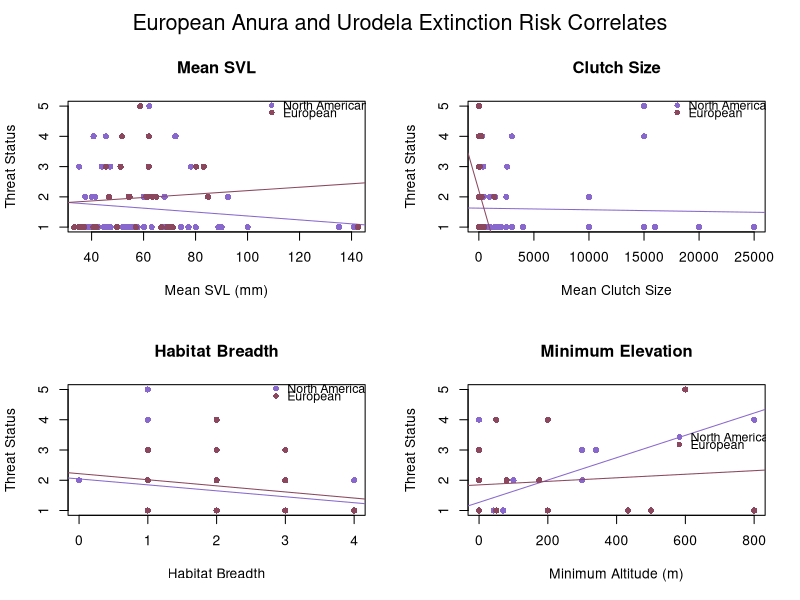
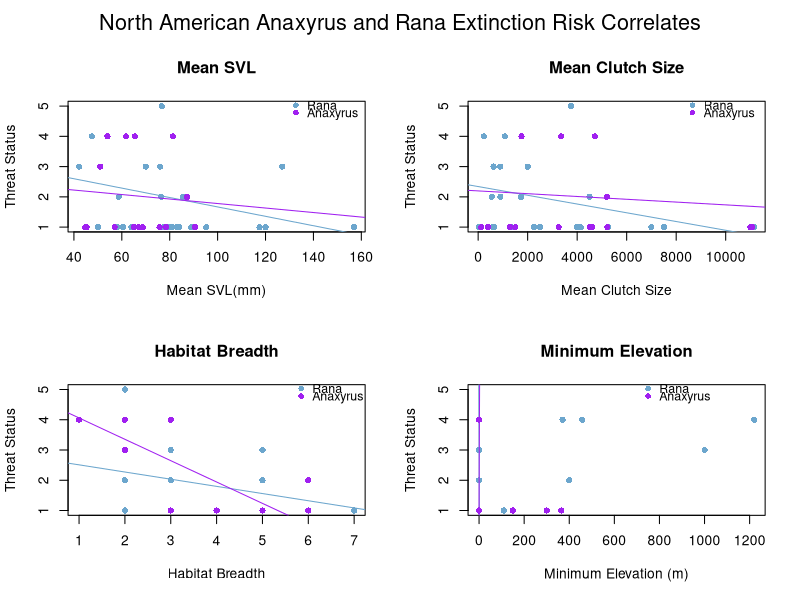
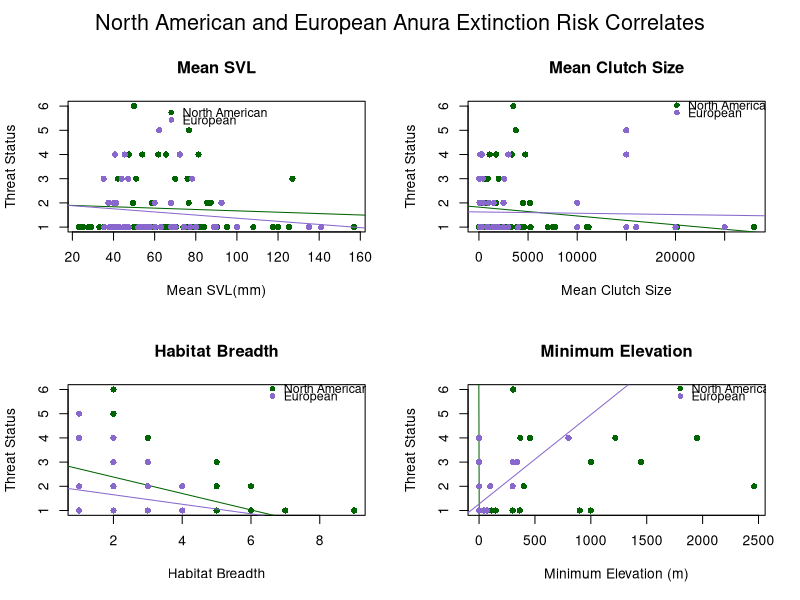

R code for these plots, in order: (Note: this script raises an error after producing the figures.)
# ENEC 395 Undergraduate Research 
# Alicia Wood
# 3/20/17
# Correlates of Extinction Risk in European and North American Amphibians



### Setting my working directory to the folder where all of my data and code are stored

setwd('~/Desktop/Extinction-Risk')

library(dplyr)
library(tidyr)



### Reading in raw data files

NAfrogs = read.table("NorthAmericanFrogs.txt", header=T, sep = '\t', quote = "\"")
NApaired = read.table("NorthAmericanFrogsPaired.txt", header=T, sep='\t', quote = "\"")
EuroAmphib = read.table("EuropeanAmphibians.txt", header=T, sep = '\t', quote = "\"", 
                        na.strings = "DD")
Taxonomy = read.table("Taxonomy.txt", header=T, sep = '\t', quote = "\"")



### Simplifying and preparing data for analysis

#Creating Habitat Breadth columns in both datasets
EuroAmphib$Forest <- apply(EuroAmphib[,c(123:131)], 1, sum)
EuroAmphib$Forest[EuroAmphib$Forest > 0] <- 1
EuroAmphib$Savanna <- apply(EuroAmphib[,c(132:133)], 1, sum)
EuroAmphib$Savanna[EuroAmphib$Savanna > 0] <- 1
EuroAmphib$Shrubland <- apply(EuroAmphib[,c(134:141)], 1, sum)
EuroAmphib$Shrubland[EuroAmphib$Shrubland > 0] <- 1
EuroAmphib$Grassland <- apply(EuroAmphib[,c(142:148)], 1, sum)
EuroAmphib$Grassland[EuroAmphib$Grassland > 0] <- 1
EuroAmphib$Wetlands <- apply(EuroAmphib[,c(149:164)], 1, sum)
EuroAmphib$Wetlands[EuroAmphib$Wetlands > 0] <- 1
EuroAmphib$RockyAreas[EuroAmphib$Habitat_RockyAreas_inland_cliffs_moutain_peaks == 1] <- 1
EuroAmphib$RockyAreas[EuroAmphib$Habitat_RockyAreas_inland_cliffs_moutain_peaks == 0] <- 0
EuroAmphib$Caves <- apply(EuroAmphib[,c(166:167)], 1, sum)
EuroAmphib$Caves[EuroAmphib$Caves > 0] <- 1
EuroAmphib$Deserts <- apply(EuroAmphib[,c(168:170)], 1, sum)
EuroAmphib$Deserts[EuroAmphib$Deserts > 0] <- 1
EuroAmphib$ArtificialTerrestrial <- apply(EuroAmphib[,c(171:176)], 1, sum)
EuroAmphib$ArtificialTerrestrial[EuroAmphib$ArtificialTerrestrial > 0] <- 1
EuroAmphib$Other[EuroAmphib$Habitat_Other_dunes == 1] <- 1
EuroAmphib$Other[EuroAmphib$Habitat_Other_dunes == 0] <- 0
EuroAmphib$HabitatBreadth <- apply(EuroAmphib[,c(255:264)], 1, sum)
NAfrogs$HabitatBreadth <- apply(NAfrogs[,c(22:33)], 1, sum)

#Condensing mean max and min Clutch Size into 1 mean Clutch Size column for NA dataset
NAfrogs$ClutchSize <- ifelse(is.na(NAfrogs$MeanClutchSize), ifelse(is.na(NAfrogs$MaxClutchSize), 
                      ifelse(is.na(NAfrogs$MinClutchSize), NA, NAfrogs$MinClutchSize),
                      ifelse(is.na(NAfrogs$MinClutchSize), NAfrogs$MaxClutchSize, 
                      rowMeans(NAfrogs[,c("MinClutchSize", "MaxClutchSize")]))), 
                      NAfrogs$MeanClutchSize)

#Simplifying NAfrogs SVL data into 1 Mean SVL column
NAfrogs$SVLunspecified <- ifelse(is.na(NAfrogs$MeanSVL_Unspecified_mm), 
                                 ifelse(is.na(NAfrogs$MaxSVL_Unspecified_mm),
                                        ifelse(is.na(NAfrogs$MinSVL_Unspecified_mm), NA, 
                                               NAfrogs$MinSVL_Unspecified_mm), 
                                        ifelse(is.na(NAfrogs$MinSVL_Unspecified_mm), 
                                               NAfrogs$MaxSVL_Unspecified_mm, 
                                               rowMeans(NAfrogs[,c("MinSVL_Unspecified_mm", 
                                                                   "MaxSVL_Unspecified_mm")]))), 
                                 NAfrogs$MeanSVL_Unspecified_mm)
NAfrogs$SVLfemale <- ifelse(is.na(NAfrogs$MeanSVL_Female_mm), 
                            ifelse(is.na(NAfrogs$MaxSVL_Female_mm), 
                                   ifelse(is.na(NAfrogs$MinSVL_Female_mm), NA, 
                                          NAfrogs$MinSVL_Female_mm), 
                                   ifelse(is.na(NAfrogs$MinSVL_Female_mm), 
                                          NAfrogs$MaxSVL_Female_mm, 
                                          rowMeans(NAfrogs[,c("MinSVL_Female_mm", 
                                                              "MaxSVL_Female_mm")]))), 
                            NAfrogs$MeanSVL_Female_mm)
NAfrogs$SVLmale <- ifelse(is.na(NAfrogs$MeanSVL_Male_mm), 
                          ifelse(is.na(NAfrogs$MaxSVL_Male_mm), 
                                 ifelse(is.na(NAfrogs$MinSVL_Male_mm), NA, 
                                        NAfrogs$MinSVL_Male_mm), 
                                 ifelse(is.na(NAfrogs$MinSVL_Male_mm), NAfrogs$MaxSVL_Male_mm, 
                                        rowMeans(NAfrogs[,c("MinSVL_Male_mm", 
                                                            "MaxSVL_Male_mm")]))), 
                          NAfrogs$MeanSVL_Male_mm)
NAfrogs$SVLMFmean <- rowMeans(NAfrogs[,c("SVLfemale", "SVLmale")])
NAfrogs$SVL <- ifelse(!is.na(NAfrogs$SVLunspecified) & !is.na(NAfrogs$SVLfemale) & 
                        !is.na(NAfrogs$SVLmale), rowMeans(NAfrogs[,c("SVLunspecified", 
                                                                     "SVLMFmean")]), 
                      ifelse(is.na(NAfrogs$SVLunspecified), 
                             ifelse(is.na(NAfrogs$SVLfemale), 
                                    ifelse(is.na(NAfrogs$SVLmale), NA, NAfrogs$SVLmale), 
                                    ifelse(is.na(NAfrogs$SVLmale), NAfrogs$SVLfemale, 
                                           NAfrogs$SVLMFmean)), NAfrogs$SVLunspecified))



### Organizing Threat Data

# Creating Continuous Threat Status Values in European Dataset
EuroAmphib$threat[EuroAmphib$IUCN_Status_LeastConcern == 1] <- 1
EuroAmphib$threat[EuroAmphib$IUCN_Status_NearThreatened == 1] <- 2
EuroAmphib$threat[EuroAmphib$IUCN_Status_Vulnerable == 1] <- 3
EuroAmphib$threat[EuroAmphib$IUCN_Status_Endangered == 1] <- 4
EuroAmphib$threat[EuroAmphib$IUCN_Status_CriticallyEndangered == 1] <- 5
# Creating Threat status ordinal values
threat = data.frame(IUCN_Threat_Status = c('LC', 'NT', 'VU', 'EN', 'CR', 'EW'),
                    threat = 1:6)



### Joining in taxonomy and threat datasets

NAfrogs <- merge(NAfrogs, Taxonomy, by = "SpeciesName") %>% left_join(threat)
EuroAmphib <- merge(EuroAmphib, Taxonomy, by = "SpeciesName")



### Dividing European dataset into Anura and Urodela order datasets

Efrogs <- EuroAmphib[EuroAmphib$Order == 'Anura',]
Esalamanders <- EuroAmphib[EuroAmphib$Order == 'Urodela',]



##### Plots and Linear Models



## North American and European Anura Comparison
pdf('plots/NA_Eur_anura.pdf', height = 8, width = 10)
par(mfrow=c(2,2), oma = c(0,0,2,0))
# SVL
plot(NAfrogs$SVL, NAfrogs$threat, xlab = "Mean SVL(mm)", ylab = "Threat Status", 
     main = "Mean SVL", col = "darkgreen", pch = 16)
lm_svl_na = lm(NAfrogs$threat ~ NAfrogs$SVL)
abline(lm_svl_na, col = "darkgreen")
summary(lm_svl_na)
points(Efrogs$SVL_Unspecified_mm, Efrogs$threat, xlab = "Mean SVL (mm)", ylab = "Threat Status", 
       col = "mediumpurple3", pch = 16)
lm_svl_e = lm(Efrogs$threat ~ Efrogs$SVL_Unspecified_mm)
abline(lm_svl_e, col = "mediumpurple3")
summary(lm_svl_e)
legend("top", c("North American", "European"), pch = 16, 
       col = c("darkgreen", "mediumpurple3"), cex = 0.9, bty = "n", y.intersp = 0.5)
# Clutch Size
plot(NAfrogs$ClutchSize, NAfrogs$threat, xlab = "Mean Clutch Size", ylab = "Threat Status", 
     main = "Mean Clutch Size", col = "darkgreen", pch = 16)
lm_cs_na = lm(NAfrogs$threat ~ NAfrogs$ClutchSize)
abline(lm_cs_na, col = "darkgreen")
summary(lm_cs_na)
points(Efrogs$Number_of_eggs_or_offspring, Efrogs$threat, xlab = "Mean Clutch Size", 
       ylab = "Threat Status", col = "mediumpurple3", pch = 16)
lm_cs_e = lm(Efrogs$threat ~ Efrogs$Number_of_eggs_or_offspring)
abline(lm_cs_e, col = "mediumpurple3")
summary(lm_cs_e)
legend(19000,6.5, c("North American", "European"), pch = 16, 
       col = c("darkgreen", "mediumpurple3"), cex = 0.9, bty = "n", y.intersp = 0.5)
# Habitat Breadth
plot(NAfrogs$HabitatBreadth, NAfrogs$threat, xlab = "Habitat Breadth", ylab = "Threat Status", 
     main = "Habitat Breadth", col = "darkgreen", pch = 16)
lm_hb_na = lm(NAfrogs$threat ~ NAfrogs$HabitatBreadth)
abline(lm_hb_na, col = "darkgreen")
summary(lm_hb_na)
points(Efrogs$HabitatBreadth, Efrogs$threat, xlab = "Habitat Breadth", ylab = "Threat Status", 
       col = "mediumpurple3", pch = 16)
lm_hb_e = lm(Efrogs$threat ~ Efrogs$HabitatBreadth)
abline(lm_hb_e, col = "mediumpurple3")
summary(lm_hb_e)
legend(6.3,6.5, c("North American", "European"), pch = 16, 
       col = c("darkgreen", "mediumpurple3"), cex = 0.9, bty = "n", y.intersp = 0.5)
# Minimum Elevation
plot(NAfrogs$MinElevation_m, NAfrogs$threat, xlab = "Minimum Elevation (m)", 
     ylab = "Threat Status", main = "Minimum Elevation", 
     col = "darkgreen", pch = 16)
lm_me_na = lm(NAfrogs$threat ~ NAfrogs$MinElevation_m)
abline(lm_me_na, col = "darkgreen")
summary(lm_me_na)
points(Efrogs$Altitude_min, Efrogs$threat, xlab = "Minimum Altitude (m)", ylab = "Threat Status", 
       col = "mediumpurple3", pch = 16)
lm_me_e = lm(Efrogs$threat ~ Efrogs$Altitude_min)
abline(lm_me_e, col = "mediumpurple3")
summary(lm_me_e)
legend(1700,6.5, c("North American", "European"), pch = 16, 
       col = c("darkgreen", "mediumpurple3"), cex = 0.9, bty = "n", y.intersp = 0.5)
mtext("North American and European Anura Extinction Risk Correlates", outer = TRUE, cex = 1.3)
dev.off()


# Multi-Variable Linear Model North American Frogs
Multi_lm_na = lm(NAfrogs$threat ~ NAfrogs$SVL + NAfrogs$ClutchSize + NAfrogs$HabitatBreadth + 
                   NAfrogs$MinElevation_m)
summary(Multi_lm_na)
# Multi-Variable Linear Model European Frogs
Multi_lm_e = lm(Efrogs$threat ~ Efrogs$SVL_Unspecified_mm + Efrogs$Number_of_eggs_or_offspring + 
                  Efrogs$HabitatBreadth + Efrogs$Altitude_min)
summary(Multi_lm_e)

## European Anura and Urodela Comparison
par(mfrow=c(2,2), oma = c(0,0,2,0))
# SVL
plot(Efrogs$SVL_Unspecified_mm, Efrogs$threat, xlab = "Mean SVL (mm)", ylab = "Threat Status", 
     col = "mediumpurple3", main = "Mean SVL", pch = 16)
lm_svl_f = lm(Efrogs$threat ~ Efrogs$SVL_Unspecified_mm)
abline(lm_svl_f, col = "mediumpurple3")
summary(lm_svl_f)
points(Esalamanders$SVL_Unspecified_mm, Esalamanders$threat, xlab = "Mean SVL (mm)", 
       ylab = "Threat Status", col = "palevioletred4", pch = 16)
lm_svl_s = lm(Esalamanders$threat ~ Esalamanders$SVL_Unspecified_mm)
abline(lm_svl_s, col = "palevioletred4")
summary(lm_svl_s)
legend(105,5.4, c("North American", "European"), pch = 16, 
       col = c("mediumpurple3", "palevioletred4"), cex = 0.9, bty = "n", y.intersp = 0.5)
# Clutch Size
plot(Efrogs$Number_of_eggs_or_offspring, Efrogs$threat, xlab = "Mean Clutch Size", 
     ylab = "Threat Status", col = "mediumpurple3", 
     main = "Clutch Size", pch = 16)
lm_cs_f = lm(Efrogs$threat ~ Efrogs$Number_of_eggs_or_offspring)
abline(lm_cs_f, col = "mediumpurple3")
summary(lm_cs_f)
points(Esalamanders$Number_of_eggs_or_offspring, Esalamanders$threat, xlab = "Mean Clutch Size", 
       ylab = "Threat Status", col = "palevioletred4", pch = 16)
lm_cs_s = lm(Esalamanders$threat ~ Esalamanders$Number_of_eggs_or_offspring)
abline(lm_cs_s, col = "palevioletred4")
summary(lm_cs_s)
legend(17000,5.4, c("North American", "European"), pch = 16, 
       col = c("mediumpurple3", "palevioletred4"), cex = 0.9, bty = "n", y.intersp = 0.5)
# Habitat Breadth
plot(Efrogs$HabitatBreadth, Efrogs$threat, xlab = "Habitat Breadth", 
     ylab = "Threat Status", col = "mediumpurple3", 
     main = "Habitat Breadth", pch = 16)
lm_hb_f = lm(Efrogs$threat ~ Efrogs$HabitatBreadth)
abline(lm_hb_f, col = "mediumpurple3")
summary(lm_hb_f)
points(Esalamanders$HabitatBreadth, Esalamanders$threat, xlab = "Habitat Breadth", 
       ylab = "Threat Status", col = "palevioletred4", pch = 16)
lm_hb_s = lm(Esalamanders$threat ~ Esalamanders$HabitatBreadth)
abline(lm_hb_s, col = "palevioletred4")
summary(lm_hb_s)
legend(2.7,5.4, c("North American", "European"), pch = 16, 
       col = c("mediumpurple3", "palevioletred4"), cex = 0.9, bty = "n", y.intersp = 0.5)
# Minimum Elevation
plot(Efrogs$Altitude_min, Efrogs$threat, xlab = "Minimum Altitude (m)", 
     ylab = "Threat Status", col = "mediumpurple3", 
     main = "Minimum Elevation", pch = 16)
lm_me_f = lm(Efrogs$threat ~ Efrogs$Altitude_min)
abline(lm_me_f, col = "mediumpurple3")
summary(lm_me_f)
points(Esalamanders$Altitude_min, Esalamanders$threat, xlab = "Minimum Altitude (m)", 
       ylab = "Threat Status", col = "palevioletred4", pch = 16)
lm_me_s = lm(Esalamanders$threat ~ Esalamanders$Altitude_min)
abline(lm_me_s, col = "palevioletred4")
summary(lm_me_s)
legend(550,3.8, c("North American", "European"), pch = 16, 
       col = c("mediumpurple3", "palevioletred4"), cex = 0.9, bty = "n", y.intersp = 0.5)
mtext("European Anura and Urodela Extinction Risk Correlates", outer = TRUE, cex = 1.3)

# Multi-Variable Linear Model European Frogs
Multi_lm_e = lm(Efrogs$threat ~ Efrogs$SVL_Unspecified_mm + 
                  Efrogs$Number_of_eggs_or_offspring + 
                  Efrogs$HabitatBreadth + Efrogs$Altitude_min)
summary(Multi_lm_e)
# Multi-Variable Linear Model European Frogs
Multi_lm_s = lm(Esalamanders$threat ~ Esalamanders$SVL_Unspecified_mm + 
                  Esalamanders$Number_of_eggs_or_offspring + Esalamanders$HabitatBreadth + 
                  Esalamanders$Altitude_min)
summary(Multi_lm_s)

## North American Anaxyrus and Rana Analyses
Rana = NAfrogs[NAfrogs$Genus == 'Rana',]
Anaxyrus = NAfrogs[NAfrogs$Genus == 'Anaxyrus',]
par(mfrow=c(2,2), oma = c(0,0,2,0))
# SVL
plot(Rana$SVL, Rana$threat, xlab = "Mean SVL(mm)", ylab = "Threat Status", 
     main = "Mean SVL", col = "skyblue3", pch = 16)
lm_svl_r = lm(Rana$threat ~ Rana$SVL)
abline(lm_svl_r, col = "skyblue3")
summary(lm_svl_r)
points(Anaxyrus$SVL, Anaxyrus$threat, xlab = "Mean SVL(mm)", ylab = "Threat Status", 
       col = "purple", pch = 16)
lm_svl_a = lm(Anaxyrus$threat ~ Anaxyrus$SVL)
abline(lm_svl_a, col = "purple")
summary(lm_svl_a)
legend(128,5.4, c("Rana", "Anaxyrus"), pch = 16, 
       col = c("skyblue3", "purple"), cex = 0.9, bty = "n", y.intersp = 0.5)
# Clutch Size
plot(Rana$ClutchSize, Rana$threat, xlab = "Mean Clutch Size", ylab = "Threat Status", 
     main = "Mean Clutch Size", 
     col = "skyblue3", pch = 16)
lm_cs_r = lm(Rana$threat ~ Rana$ClutchSize)
abline(lm_cs_r, col = "skyblue3")
summary(lm_cs_r)
points(Anaxyrus$ClutchSize, Anaxyrus$threat, xlab = "Mean Clutch Size", ylab = "Threat Status", 
       col = "purple", pch = 16)
lm_cs_a = lm(Anaxyrus$threat ~ Anaxyrus$ClutchSize)
abline(lm_cs_a, col = "purple")
summary(lm_cs_a)
legend(8200,5.4, c("Rana", "Anaxyrus"), pch = 16, 
       col = c("skyblue3", "purple"), cex = 0.9, bty = "n", y.intersp = 0.5)
# Habitat Breadth
plot(Rana$HabitatBreadth, Rana$threat, xlab = "Habitat Breadth", ylab = "Threat Status", 
     main = "Habitat Breadth", 
     col = "skyblue3", pch = 16)
lm_hb_r = lm(Rana$threat ~ Rana$HabitatBreadth)
abline(lm_hb_r, col = "skyblue3")
summary(lm_hb_r)
points(Anaxyrus$HabitatBreadth, Anaxyrus$threat, xlab = "Habitat Breadth", 
       ylab = "Threat Status", col = "purple", pch = 16)
lm_hb_a = lm(Anaxyrus$threat ~ Anaxyrus$HabitatBreadth)
abline(lm_hb_a, col = "purple")
summary(lm_hb_a)
legend(5.6,5.4, c("Rana", "Anaxyrus"), pch = 16, 
       col = c("skyblue3", "purple"), cex = 0.9, bty = "n", y.intersp = 0.5)
# Minimum Elevation
plot(Rana$MinElevation_m, Rana$threat, xlab = "Minimum Elevation (m)", ylab = "Threat Status", 
     main = "Minimum Elevation", 
     col = "skyblue3", pch = 16)
lm_me_r = lm(Rana$threat ~ Rana$MinElevation_m)
abline(lm_me_r, col = "skyblue3")
summary(lm_me_r)
points(Anaxyrus$MinElevation_m, Anaxyrus$threat, xlab = "Minimum Elevation (m)", 
       ylab = "Threat Status", col = "purple", pch = 16)
lm_me_a = lm(Anaxyrus$threat ~ Anaxyrus$MinElevation_m)
abline(lm_me_a, col = "purple")
summary(lm_me_a)
legend(700,5.4, c("Rana", "Anaxyrus"), pch = 16, 
       col = c("skyblue3", "purple"), cex = 0.9, bty = "n", y.intersp = 0.5)
mtext("North American Anaxyrus and Rana Extinction Risk Correlates", outer = TRUE, cex = 1.3)

# Multi-Variable Linear Model North American Rana
Multi_lm_r = lm(Rana$threat ~ Rana$SVL + Rana$ClutchSize + Rana$HabitatBreadth + 
                  Rana$MinElevation_m)
summary(Multi_lm_r)
# Multi-Variable Linear Model North American Anaxyrus
Multi_lm_a = lm(Anaxyrus$threat ~ Anaxyrus$SVL + Anaxyrus$ClutchSize + 
                  Anaxyrus$HabitatBreadth + Anaxyrus$MinElevation_m)
summary(Multi_lm_a)



#### Paired Analysis

#preparing the paired dataset
NApaired$HabitatBreadth1 <- apply(NApaired[,c(24:35)], 1, sum)
NApaired$HabitatBreadth2 <- apply(NApaired[,c(63:74)], 1, sum)

NApaired$ClutchSize1 <- ifelse(is.na(NApaired$MeanClutchSize1), 
                               ifelse(is.na(NApaired$MaxClutchSize1), 
                                      ifelse(is.na(NApaired$MinClutchSize1), NA, 
                                             NApaired$MinClutchSize1), 
                                      ifelse(is.na(NApaired$MinClutchSize1), 
                                             NApaired$MaxClutchSize1, 
                                             rowMeans(NApaired[,c("MinClutchSize1", 
                                                                  "MaxClutchSize1")]))), 
                               NApaired$MeanClutchSize1)
NApaired$ClutchSize2 <- ifelse(is.na(NApaired$MeanClutchSize2), 
                               ifelse(is.na(NApaired$MaxClutchSize2), 
                                      ifelse(is.na(NApaired$MinClutchSize2), NA, 
                                             NApaired$MinClutchSize2), 
                                      ifelse(is.na(NApaired$MinClutchSize2), 
                                             NApaired$MaxClutchSize2, 
                                             rowMeans(NApaired[,c("MinClutchSize2", 
                                                                  "MaxClutchSize2")]))), 
                               NApaired$MeanClutchSize2)

NApaired$SVLunspecified1 <- ifelse(is.na(NApaired$MeanSVL_Unspecified_mm1), 
                                   ifelse(is.na(NApaired$MaxSVL_Unspecified_mm1), 
                                          ifelse(is.na(NApaired$MinSVL_Unspecified_mm1), NA, 
                                                 NApaired$MinSVL_Unspecified_mm1), 
                                          ifelse(is.na(NApaired$MinSVL_Unspecified_mm1), 
                                                 NApaired$MaxSVL_Unspecified_mm1, 
                                                 rowMeans(NApaired[,c("MinSVL_Unspecified_mm1", 
                                                                      "MaxSVL_Unspecified_mm1")]))), 
                                   NApaired$MeanSVL_Unspecified_mm1)
NApaired$SVLfemale1 <- ifelse(is.na(NApaired$MeanSVL_Female_mm1), 
                              ifelse(is.na(NApaired$MaxSVL_Female_mm1), 
                                     ifelse(is.na(NApaired$MinSVL_Female_mm1), NA, 
                                            NApaired$MinSVL_Female_mm1), 
                                     ifelse(is.na(NApaired$MinSVL_Female_mm1), 
                                            NApaired$MaxSVL_Female_mm1, 
                                            rowMeans(NApaired[,c("MinSVL_Female_mm1", 
                                                                 "MaxSVL_Female_mm1")]))), 
                              NApaired$MeanSVL_Female_mm1)
NApaired$SVLmale1 <- ifelse(is.na(NApaired$MeanSVL_Male_mm1), 
                            ifelse(is.na(NApaired$MaxSVL_Male_mm1), 
                                   ifelse(is.na(NApaired$MinSVL_Male_mm1), NA, 
                                          NApaired$MinSVL_Male_mm1), 
                                   ifelse(is.na(NApaired$MinSVL_Male_mm1), 
                                          NApaired$MaxSVL_Male_mm1, 
                                          rowMeans(NApaired[,c("MinSVL_Male_mm1", 
                                                               "MaxSVL_Male_mm1")]))), 
                            NApaired$MeanSVL_Male_mm1)
NApaired$SVLMFmean1 <- rowMeans(NApaired[,c("SVLfemale1", "SVLmale1")])
NApaired$SVL1 <- ifelse(!is.na(NApaired$SVLunspecified1) & !is.na(NApaired$SVLfemale1) & 
                          !is.na(NApaired$SVLmale1),
                        rowMeans(NApaired[,c("SVLunspecified1", "SVLMFmean1")]), 
                        ifelse(is.na(NApaired$SVLunspecified1), 
                               ifelse(is.na(NApaired$SVLfemale1), 
                                      ifelse(is.na(NApaired$SVLmale1), NA, 
                                             NApaired$SVLmale1), 
                                      ifelse(is.na(NApaired$SVLmale1), 
                                             NApaired$SVLfemale1, NApaired$SVLMFmean1)), 
                               NApaired$SVLunspecified1))
NApaired$SVLunspecified2 <- ifelse(is.na(NApaired$MeanSVL_Unspecified_mm2), 
                                   ifelse(is.na(NApaired$MaxSVL_Unspecified_mm2), 
                                          ifelse(is.na(NApaired$MinSVL_Unspecified_mm2), NA, 
                                                 NApaired$MinSVL_Unspecified_mm2), 
                                          ifelse(is.na(NApaired$MinSVL_Unspecified_mm2), 
                                                 NApaired$MaxSVL_Unspecified_mm2, 
                                                 rowMeans(NApaired[,c("MinSVL_Unspecified_mm2", 
                                                                      "MaxSVL_Unspecified_mm2")]))), 
                                   NApaired$MeanSVL_Unspecified_mm2)
NApaired$SVLfemale2 <- ifelse(is.na(NApaired$MeanSVL_Female_mm2), 
                              ifelse(is.na(NApaired$MaxSVL_Female_mm2), 
                                     ifelse(is.na(NApaired$MinSVL_Female_mm2), NA, 
                                            NApaired$MinSVL_Female_mm2), 
                                     ifelse(is.na(NApaired$MinSVL_Female_mm2), 
                                            NApaired$MaxSVL_Female_mm2, 
                                            rowMeans(NApaired[,c("MinSVL_Female_mm2", 
                                                                 "MaxSVL_Female_mm2")]))), 
                              NApaired$MeanSVL_Female_mm2)
NApaired$SVLmale2 <- ifelse(is.na(NApaired$MeanSVL_Male_mm2), 
                            ifelse(is.na(NApaired$MaxSVL_Male_mm2), 
                                   ifelse(is.na(NApaired$MinSVL_Male_mm2), NA, 
                                          NApaired$MinSVL_Male_mm2), 
                                   ifelse(is.na(NApaired$MinSVL_Male_mm2), 
                                          NApaired$MaxSVL_Male_mm2, 
                                          rowMeans(NApaired[,c("MinSVL_Male_mm2", 
                                                               "MaxSVL_Male_mm2")]))), 
                            NApaired$MeanSVL_Male_mm2)
NApaired$SVLMFmean2 <- rowMeans(NApaired[,c("SVLfemale2", "SVLmale2")])
NApaired$SVL2 <- ifelse(!is.na(NApaired$SVLunspecified2) & !is.na(NApaired$SVLfemale2) & 
                          !is.na(NApaired$SVLmale2), 
                        rowMeans(NApaired[,c("SVLunspecified2", "SVLMFmean2")]), 
                        ifelse(is.na(NApaired$SVLunspecified2), 
                               ifelse(is.na(NApaired$SVLfemale2), 
                                      ifelse(is.na(NApaired$SVLmale2), NA, 
                                             NApaired$SVLmale2), 
                                      ifelse(is.na(NApaired$SVLmale2), NApaired$SVLfemale2, 
                                             NApaired$SVLMFmean2)), NApaired$SVLunspecified2))

## Wilcoxon Tests
wilcox.test(NApaired$SVL1, NApaired$SVL2, paired = TRUE)
wilcox.test(NApaired$ClutchSize1, NApaired$ClutchSize2, paired = TRUE)
wilcox.test(NApaired$HabitatBreadth1, NApaired$HabitatBreadth2, paired = TRUE)
wilcox.test(NApaired$MinElevation_m1, NApaired$MinElevation_m2, paired = TRUE)

boxplot(NApaired$SVL2-NApaired$SVL1)
NApaired$SVLdiff = NApaired$SVL2-NApaired$SVL1
NApaired$SVLdiff = NApaired$ClutchSize2-NApaired$ClutchSize1
NApaired$SVLdiff = NApaired$SVL2-NApaired$SVL1
NApaired$CSdiff = NApaired$ClutchSize2-NApaired$ClutchSize1
boxplot(NApaired[, c('SVLdiff', 'CSdiff')])
wilcox.test(NApaired$ClutchSize1, NApaired$ClutchSize2, paired = TRUE)
